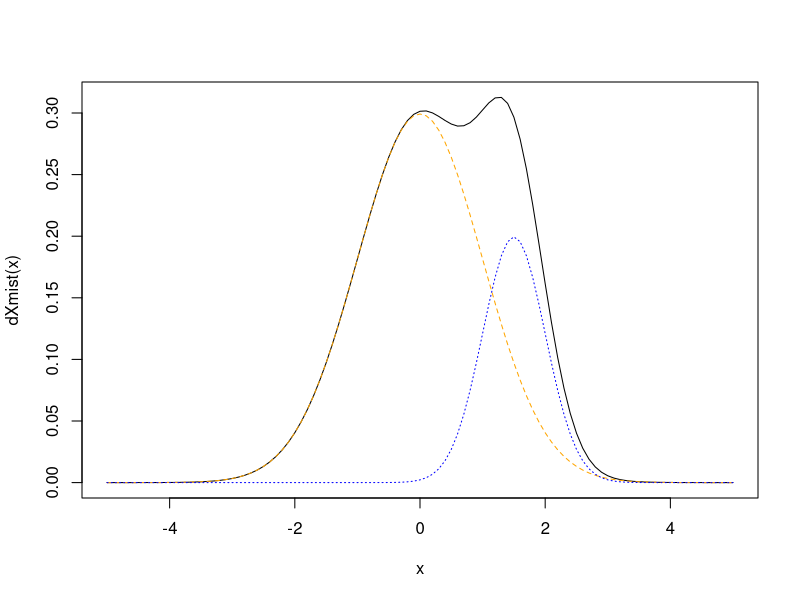
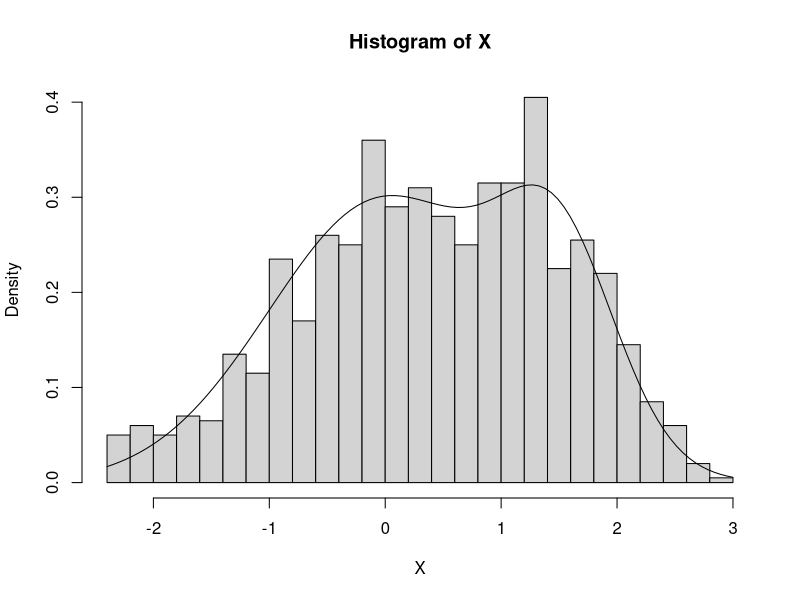
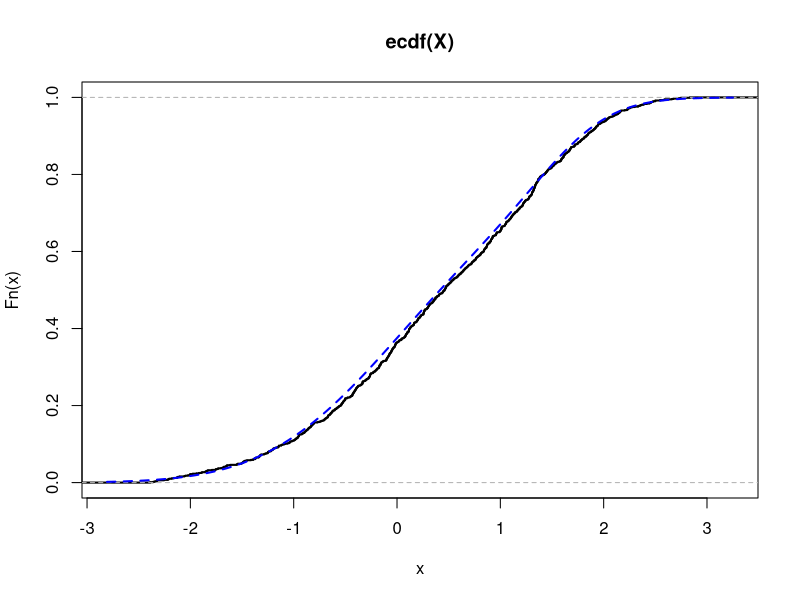
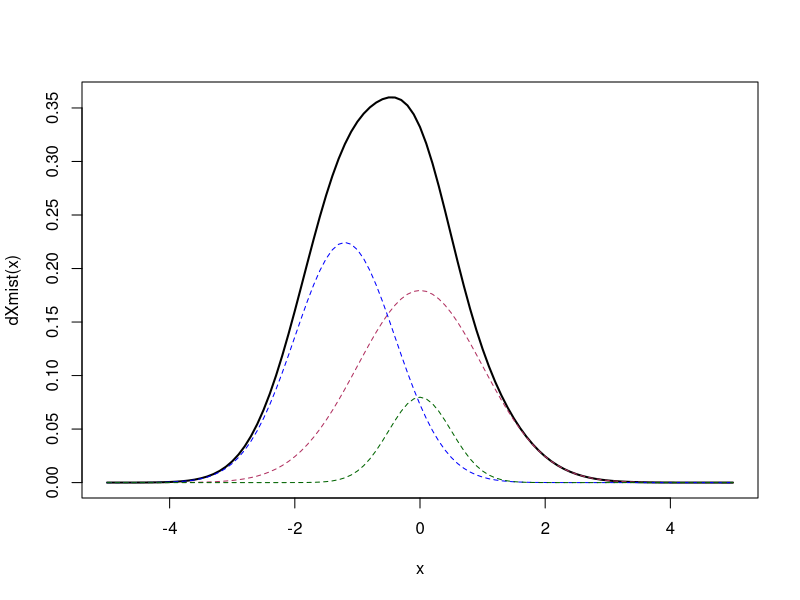
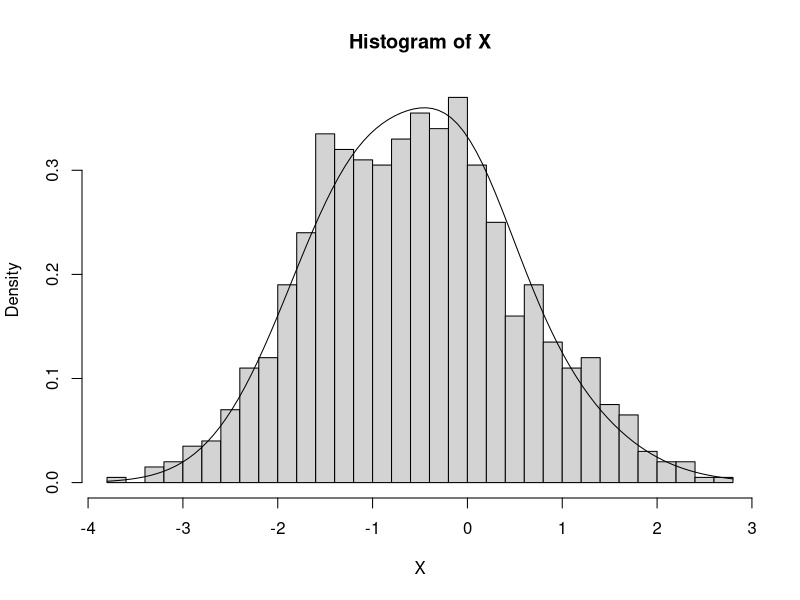
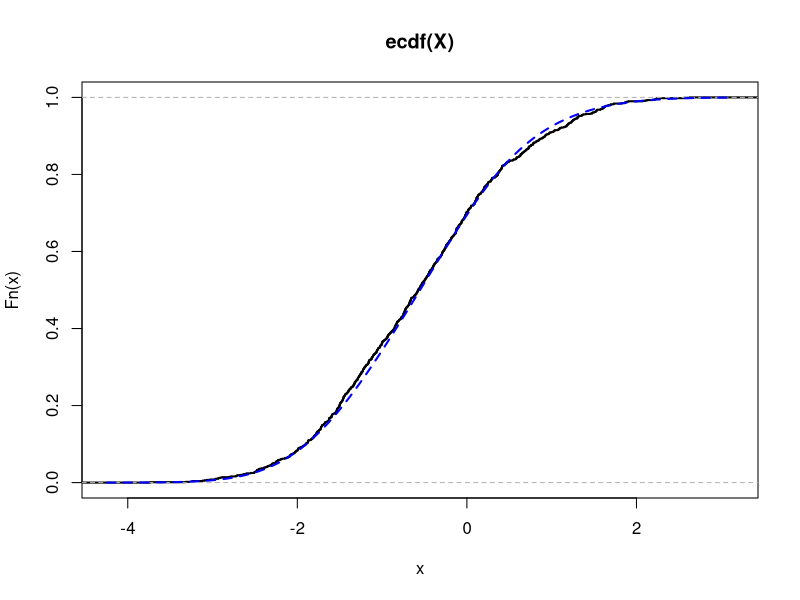
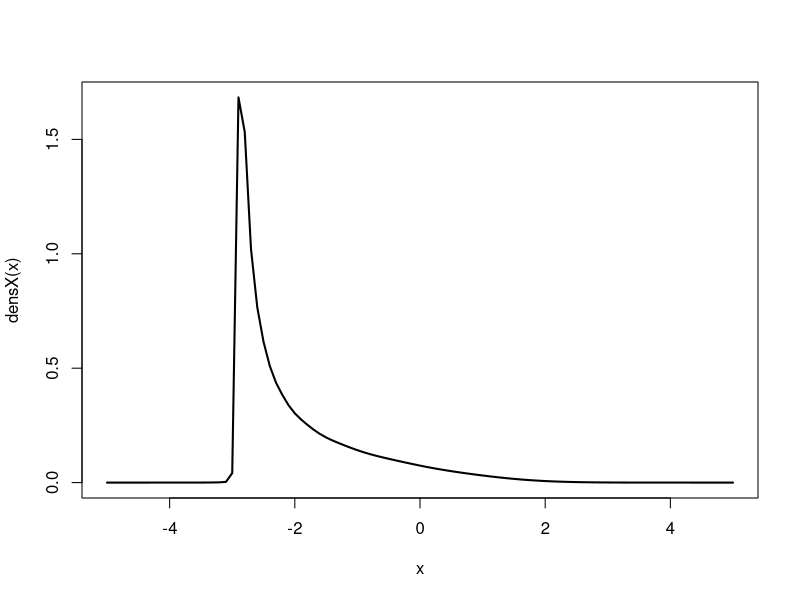
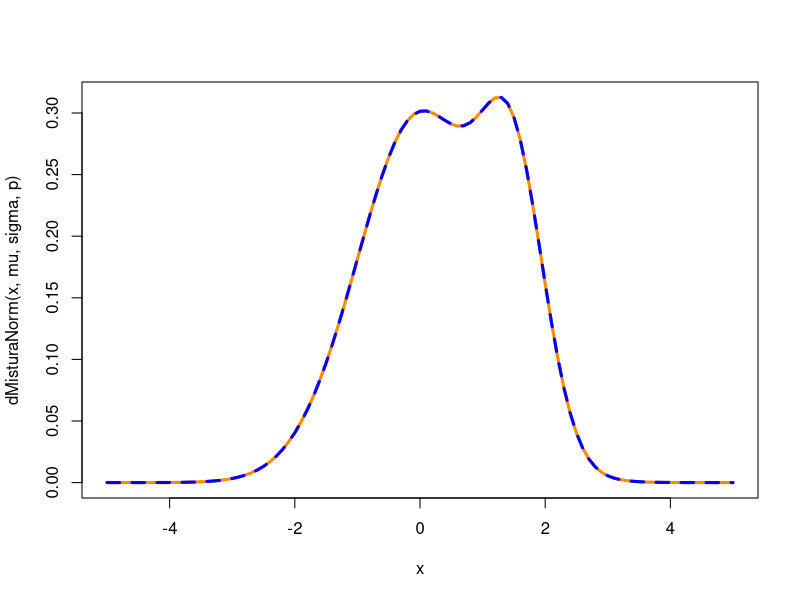

These figures' R source, in order:
#### MISTURAS ####
# A v.a. X satisfaz o modelo de mistura de distribuição independentes se sua fdp
#(ou funcao de massa) satisfaz a equacao:
# f_X = sum( p_i*f_Yi )
# onde sum(p_i) = 1, e todo 0 <= p_i <= 1


### EXEMPLO A: MISTURA DE NORMAIS
#Y1 ~ N(0,1)
#Y2 ~ N(3/2,1/4)
# X = p*Y1 + (1-p)*Y2

p <- 3/4
#temos que a densidade de X é dada por
dXmist <- function(x){
  p*dnorm(x,0,1) + (1-p)*dnorm(x,1.5,0.5)
}

curve(dXmist(x),from=-5,to=5)
curve(p*dnorm(x,0,1),add=T,lty=2,col="orange")
curve((1-p)*dnorm(x,1.5,0.5),add=T,lty=3,col="blue")

pXmist <- function(x) 
  p*pnorm(x,0,1) + (1-p)*pnorm(x,1.5,0.5)

#GERANDO ESSA VA X
X<- numeric(1E3)
U <- runif(1E3)
caso1 <- U <= p
X[caso1] <- rnorm(sum(caso1),0,1)
X[!caso1] <- rnorm(sum(!caso1),1.5,0.5)

hist(X,freq=F,breaks=30)
curve(dXmist(x),add=T)

mean(X)

plot(ecdf(X),lwd=2)
curve(pXmist,add=T,col="blue",lty=2,lwd=2)

ks.test(X,pXmist)

###EXEMPLO B
# X = p1*Y1 + p2*Y2 + p3*Y3
p2 <- p1 <- 9/20
p3<- 1 - p1 - p2
#onde Y1 ~ N(0,1), Y2 ~ N(-6/5,16/25) e Y3 ~N(0,1/4)
mu <- c(0,-1.2,0)
sigma <- c(1,0.8,0.5)

dXmist <- function(x){
  p1*dnorm(x,mu[1],sigma[1]) + p2*dnorm(x,mu[2],sigma[2]) + p3*dnorm(x,mu[3],sigma[3])
}

curve(dXmist, lwd=2,from=-5,to=5)
curve(p1*dnorm(x,mu[1],sigma[1]),add=T,col="maroon",lty=2)
curve(p2*dnorm(x,mu[2],sigma[2]),add=T,col="blue",lty=2)
curve(p3*dnorm(x,mu[3],sigma[3]),add=T,col="darkgreen",lty=2)

pXmist <- function(x) 
  p1*pnorm(x,mu[1],sigma[1]) + p2*pnorm(x,mu[2],sigma[2]) + p3*pnorm(x,mu[3],sigma[3])

#GERANDO ESSA VA X
X<- numeric(1E3)
U <- runif(1E3)
caso1 <- U <= p1
caso2 <- U <= p1+p2 & U > p1
caso3 <- U > p1+p2
X[caso1] <- rnorm(sum(caso1),mu[1],sigma[1])
X[caso2] <- rnorm(sum(caso2),mu[2],sigma[2])
X[caso3] <- rnorm(sum(caso3), mu[3],sigma[3])

hist(X,freq=F,breaks=30)
curve(dXmist(x),add=T)

mean(X)

plot(ecdf(X),lwd=2)
curve(pXmist,add=T,col="blue",lty=2,lwd=2)

###EXEMPLO C
#X= soma de 8 Yk ~ N(3*((2/3)^k - 1), (2/3)^2k) (de k=0 a k=7) com probabilidades p=1/8
fYi <- function(x,k){
  a <- (2/3)^k
  return(dnorm(x,3*(a-1), a))
}


densX <- function(x){
  somas <- rowSums(sapply(0:8,function(k) fYi(x,k) ))
  return(somas/8)
}
curve(densX(x), from=-5, to=5,lwd=2)

FYi <- function(x,k){
  a <- (2/3)^k
  return(pnorm(x,3*(a-1), a))
}
pX <- function(x){
  soma <- rowSums(sapply(0:8,function(k) fYi(x,k) ))
  return(soma/8)
}

#### CRIAR UMA FUNCAO DENSIDADE, ACUMULADA E GERADORA PARA QUALQUER MISTURA DE NORMAIS
##DENSIDADE
dMisturaNorm <- function(x,mi,dp,probs){
  n <- length(mi)
  stopifnot(!any(sapply(c(mi,dp,probs),is.na)),
            all.equal(n,length(dp),
            length(probs)),
            sum(probs)==1,
            all(dp>0))
  ##
  if(length(x)==1)
    d <- sum(probs*dnorm(x,mi,dp))
  else
    d <- rowSums(sapply(1:n,function(k) probs[k]*dnorm(x,mi[k],dp[k])))
  return(d)
}

###APLICANDO NOS EXEMPLOS ANTERIORES

#EXEMPLO A
#Y1 ~ N(0,1)
#Y2 ~ N(3/2,1/4)
# X = p*Y1 + (1-p)*Y2
p <- c(0.75,0.25)
mu<- c(0,1.5)
sigma <- c(1,0.5)

curve(dMisturaNorm(x,mu,sigma,p),from=-5,to=5,lwd=3,col="darkorange")
#comparando com o metodo feito antes
##
p <- 3/4
dXmist <- function(x){
  p*dnorm(x,0,1) + (1-p)*dnorm(x,1.5,0.5)
}
curve(dXmist(x),col="blue",lwd=3,lty=2,add=T)
##

#EXEMPLO B
#onde Y1 ~ N(0,1), Y2 ~ N(-6/5,16/25) e Y3 ~N(0,1/4)
p<- c(9/20,9/20,0.1)
mu <- c(0,-1.2,0)
sigma <- c(1,0.8,0.5)

curve(dMisturaNorm(x,mu,sigma,p),from=-5,to=5,lwd=3,col="darkorange")
#comparando com o metodo feito antes
##
dXmist <- function(x){
  p[1]*dnorm(x,mu[1],sigma[1]) + p[2]*dnorm(x,mu[2],sigma[2]) + p[3]*dnorm(x,mu[3],sigma[3])
}
curve(dXmist(x),col="blue",lwd=3,lty=2,add=T)
##

### ACUMULADA
pMisturaNorm <- function(x,mi,dp,probs){
  n <- length(mi)
  stopifnot(!any(sapply(c(x,mi,dp,probs),is.na)),
            all.equal(n,length(dp),
                      length(probs)),
            sum(probs)==1,
            all(dp>0))
  if(length(x)==1)
    d <- sum(probs*pnorm(x,mi,dp))
  else
    d <- rowSums(sapply(1:n,function(k) probs[k]*pnorm(x,mi[k],dp[k])))
  return(d)
}

###GERADORA ALEATORIA
rMisturaNorm <- function(n,mu,dp,probs){
  k<- length(mu)
  stopifnot(!any(sapply(c(n,mu,dp,probs),is.na)),all.equal(k,length(dp),length(probs)),sum(probs)==1,all(dp>0))
  X<- numeric(n)
  #caso especial, quando nao é uma mistura
  #--------------------------------------#
  if(k==1){
      X <- rnorm(n,mu,dp);return(X)
    }
  #--------------------------------------#
  U <- runif(n)
  caso <- list(0)
  #extremidades
  p <- cumsum(probs)
  caso[[1]] <- U <= p[1]
  caso[[k]] <- U > p[k-1]
  if(k==2){
    tam <- sapply(caso,sum)
    X[ caso[[1]] ] <- rnorm(tam[1],mu[1],dp[1])
    X[ caso[[2]] ] <- rnorm(tam[2],mu[2],dp[2])
    return(X)
  }
  #intermediarios
  for(i in 2:(k-1))
   caso[[i]] <- U<= p[i] & U> p[i-1]
  tam <- sapply(caso,sum)
  for(i in 1:k){
    X[ caso[[i]] ] <- rnorm(tam[i],mu[i],dp[i])
  }
  return(X)
}
##### testando a geradora
p<- c(9/20,9/20,0.1)
mu <- c(0,-1.2,0)
sigma <- c(1,0.8,0.5)
#
teste <- rMisturaNorm(1E3,mu,sigma,p)
#
hist(teste,freq=F,breaks=30)
curve(dMisturaNorm(x,mu,sigma,p),add=T,lwd=3,col="#007BFF")
#
plot(ecdf(teste),lwd=3,col="darkred")
curve(pMisturaNorm(x,mu,sigma,p),add=T,col="#007BFF",lwd=3,lty=3)
#
ks.test(teste,"pMisturaNorm",mi=mu,dp=sigma,probs=p)
